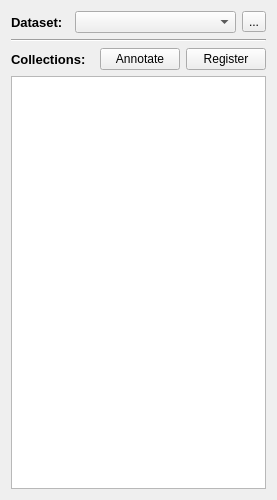
<?xml version="1.0" encoding="UTF-8"?>
<ui version="4.0">
 <class>OverviewView</class>
 <widget class="QWidget" name="OverviewView">
  <property name="geometry">
   <rect>
    <x>0</x>
    <y>0</y>
    <width>277</width>
    <height>500</height>
   </rect>
  </property>
  <property name="sizePolicy">
   <sizepolicy hsizetype="Expanding" vsizetype="MinimumExpanding">
    <horstretch>0</horstretch>
    <verstretch>0</verstretch>
   </sizepolicy>
  </property>
  <property name="minimumSize">
   <size>
    <width>200</width>
    <height>500</height>
   </size>
  </property>
  <property name="windowTitle">
   <string>Data Collections</string>
  </property>
  <layout class="QVBoxLayout" name="verticalLayout">
   <item>
    <layout class="QHBoxLayout" name="horizontalLayout">
     <item>
      <layout class="QFormLayout" name="formLayout">
       <item row="0" column="0">
        <widget class="QLabel" name="label">
         <property name="font">
          <font>
           <pointsize>10</pointsize>
           <weight>75</weight>
           <bold>true</bold>
          </font>
         </property>
         <property name="text">
          <string>Dataset:</string>
         </property>
        </widget>
       </item>
       <item row="0" column="1">
        <layout class="QHBoxLayout" name="horizontalLayout_5">
         <property name="leftMargin">
          <number>6</number>
         </property>
         <item>
          <widget class="QComboBox" name="datasetComboBox"/>
         </item>
         <item>
          <widget class="QToolButton" name="editDatasetButton">
           <property name="toolTip">
            <string>Open the dataset manager</string>
           </property>
           <property name="text">
            <string>...</string>
           </property>
           <property name="icon">
            <iconset resource="resources.qrc">
             <normaloff>:/icons/icons/baseline-settings-20px.svg</normaloff>:/icons/icons/baseline-settings-20px.svg</iconset>
           </property>
           <property name="iconSize">
            <size>
             <width>24</width>
             <height>24</height>
            </size>
           </property>
          </widget>
         </item>
        </layout>
       </item>
      </layout>
     </item>
    </layout>
   </item>
   <item>
    <widget class="Line" name="line">
     <property name="orientation">
      <enum>Qt::Horizontal</enum>
     </property>
    </widget>
   </item>
   <item>
    <layout class="QHBoxLayout" name="horizontalLayout_2">
     <item>
      <layout class="QVBoxLayout" name="verticalLayout_3">
       <item>
        <layout class="QFormLayout" name="formLayout_2">
         <item row="0" column="0">
          <widget class="QLabel" name="label_2">
           <property name="font">
            <font>
             <pointsize>10</pointsize>
             <weight>75</weight>
             <bold>true</bold>
            </font>
           </property>
           <property name="text">
            <string>Collections:</string>
           </property>
          </widget>
         </item>
         <item row="0" column="1">
          <layout class="QHBoxLayout" name="horizontalLayout_3">
           <item>
            <spacer name="horizontalSpacer">
             <property name="orientation">
              <enum>Qt::Horizontal</enum>
             </property>
             <property name="sizeHint" stdset="0">
              <size>
               <width>0</width>
               <height>0</height>
              </size>
             </property>
            </spacer>
           </item>
           <item>
            <widget class="QPushButton" name="annotateButton">
             <property name="toolTip">
              <string>Annotate the selected collection</string>
             </property>
             <property name="text">
              <string>Annotate</string>
             </property>
            </widget>
           </item>
           <item>
            <widget class="QPushButton" name="registerButton">
             <property name="toolTip">
              <string>Register the selected collection</string>
             </property>
             <property name="text">
              <string>Register</string>
             </property>
            </widget>
           </item>
          </layout>
         </item>
        </layout>
       </item>
       <item>
        <widget class="QTableView" name="tableView">
         <property name="contextMenuPolicy">
          <enum>Qt::ActionsContextMenu</enum>
         </property>
         <property name="toolTip">
          <string>Collections in the current dataset</string>
         </property>
         <property name="selectionMode">
          <enum>QAbstractItemView::SingleSelection</enum>
         </property>
         <property name="selectionBehavior">
          <enum>QAbstractItemView::SelectRows</enum>
         </property>
         <attribute name="horizontalHeaderCascadingSectionResizes">
          <bool>true</bool>
         </attribute>
        </widget>
       </item>
      </layout>
     </item>
    </layout>
   </item>
  </layout>
 </widget>
 <resources>
  <include location="resources.qrc"/>
 </resources>
 <connections/>
</ui>
